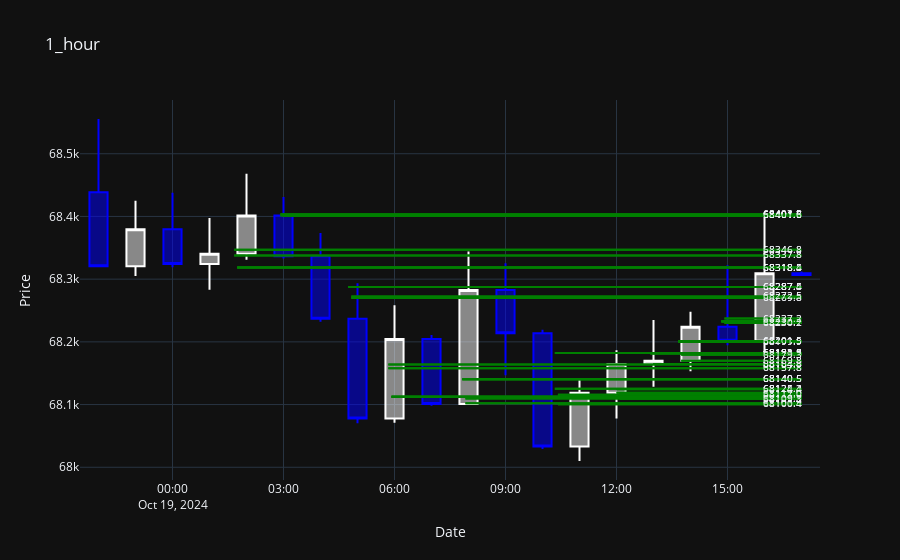

Write notebook code for a chart like this one.
### Code cell


### Figure 1 — Plotly figure (JSON) as saved in the notebook; plotly's stock layout.template omitted (floating-point values rounded to 4 significant figures)
{"data": [{"close": [68320.0, 68380.0, 68320.0, 68340.0, 68400.0, 68340.0, 68240.0, 68080.0, 68200.0, 68100.0, 68280.0, 68210.0, 68030.0, 68120.0, 68160.0, 68170.0, 68220.0, 68200.0, 68310.0, 68310.0], "high": [68560.0, 68420.0, 68440.0, 68400.0, 68470.0, 68430.0, 68370.0, 68290.0, 68260.0, 68210.0, 68340.0, 68330.0, 68220.0, 68140.0, 68190.0, 68230.0, 68250.0, 68320.0, 68400.0, 68310.0], "low": [68320.0, 68300.0, 68320.0, 68280.0, 68330.0, 68330.0, 68230.0, 68070.0, 68070.0, 68100.0, 68100.0, 68150.0, 68030.0, 68010.0, 68080.0, 68130.0, 68150.0, 68190.0, 68180.0, 68310.0], "open": [68440.0, 68320.0, 68380.0, 68320.0, 68340.0, 68400.0, 68340.0, 68240.0, 68080.0, 68200.0, 68100.0, 68280.0, 68210.0, 68030.0, 68120.0, 68160.0, 68170.0, 68220.0, 68200.0, 68310.0], "x": ["2024-10-18T22:00:00", "2024-10-18T23:00:00", "2024-10-19T00:00:00", "2024-10-19T01:00:00", "2024-10-19T02:00:00", "2024-10-19T03:00:00", "2024-10-19T04:00:00", "2024-10-19T05:00:00", "2024-10-19T06:00:00", "2024-10-19T07:00:00", "2024-10-19T08:00:00", "2024-10-19T09:00:00", "2024-10-19T10:00:00", "2024-10-19T11:00:00", "2024-10-19T12:00:00", "2024-10-19T13:00:00", "2024-10-19T14:00:00", "2024-10-19T15:00:00", "2024-10-19T16:00:00", "2024-10-19T17:00:00"], "type": "candlestick", "increasing": {"line": {"color": "white"}}, "decreasing": {"line": {"color": "blue"}}}], "layout": {"xaxis": {"rangeslider": {"visible": false}, "title": {"text": "Date"}}, "title": {"text": "1_hour"}, "yaxis": {"title": {"text": "Price"}}, "shapes": [{"label": {"font": {"size": 10}, "padding": 0, "text": "68346.8", "textposition": "end", "xanchor": "right", "yanchor": "middle"}, "line": {"color": "green"}, "type": "line", "x0": "2024-10-19T01:40:00", "x1": "2024-10-19T17:00:00", "y0": 68350.0, "y1": 68350.0}, {"label": {"font": {"size": 10}, "padding": 0, "text": "68337.8", "textposition": "end", "xanchor": "right", "yanchor": "middle"}, "line": {"color": "green"}, "type": "line", "x0": "2024-10-19T01:40:00", "x1": "2024-10-19T17:00:00", "y0": 68340.0, "y1": 68340.0}, {"label": {"font": {"size": 10}, "padding": 0, "text": "68318.5", "textposition": "end", "xanchor": "right", "yanchor": "middle"}, "line": {"color": "green"}, "type": "line", "x0": "2024-10-19T01:45:00", "x1": "2024-10-19T17:00:00", "y0": 68320.0, "y1": 68320.0}, {"label": {"font": {"size": 10}, "padding": 0, "text": "68318.4", "textposition": "end", "xanchor": "right", "yanchor": "middle"}, "line": {"color": "green"}, "type": "line", "x0": "2024-10-19T01:45:00", "x1": "2024-10-19T17:00:00", "y0": 68320.0, "y1": 68320.0}, {"label": {"font": {"size": 10}, "padding": 0, "text": "68403.5", "textposition": "end", "xanchor": "right", "yanchor": "middle"}, "line": {"color": "green"}, "type": "line", "x0": "2024-10-19T02:55:00", "x1": "2024-10-19T17:00:00", "y0": 68400.0, "y1": 68400.0}, {"label": {"font": {"size": 10}, "padding": 0, "text": "68401.7", "textposition": "end", "xanchor": "right", "yanchor": "middle"}, "line": {"color": "green"}, "type": "line", "x0": "2024-10-19T02:55:00", "x1": "2024-10-19T17:00:00", "y0": 68400.0, "y1": 68400.0}, {"label": {"font": {"size": 10}, "padding": 0, "text": "68401.6", "textposition": "end", "xanchor": "right", "yanchor": "middle"}, "line": {"color": "green"}, "type": "line", "x0": "2024-10-19T03:00:00", "x1": "2024-10-19T17:00:00", "y0": 68400.0, "y1": 68400.0}, {"label": {"font": {"size": 10}, "padding": 0, "text": "68401.6", "textposition": "end", "xanchor": "right", "yanchor": "middle"}, "line": {"color": "green"}, "type": "line", "x0": "2024-10-19T03:00:00", "x1": "2024-10-19T17:00:00", "y0": 68400.0, "y1": 68400.0}, {"label": {"font": {"size": 10}, "padding": 0, "text": "68287.5", "textposition": "end", "xanchor": "right", "yanchor": "middle"}, "line": {"color": "green"}, "type": "line", "x0": "2024-10-19T04:45:00", "x1": "2024-10-19T17:00:00", "y0": 68290.0, "y1": 68290.0}, {"label": {"font": {"size": 10}, "padding": 0, "text": "68287.4", "textposition": "end", "xanchor": "right", "yanchor": "middle"}, "line": {"color": "green"}, "type": "line", "x0": "2024-10-19T04:45:00", "x1": "2024-10-19T17:00:00", "y0": 68290.0, "y1": 68290.0}, {"label": {"font": {"size": 10}, "padding": 0, "text": "68269.8", "textposition": "end", "xanchor": "right", "yanchor": "middle"}, "line": {"color": "green"}, "type": "line", "x0": "2024-10-19T04:50:00", "x1": "2024-10-19T17:00:00", "y0": 68270.0, "y1": 68270.0}, {"label": {"font": {"size": 10}, "padding": 0, "text": "68272.5", "textposition": "end", "xanchor": "right", "yanchor": "middle"}, "line": {"color": "green"}, "type": "line", "x0": "2024-10-19T04:50:00", "x1": "2024-10-19T17:00:00", "y0": 68270.0, "y1": 68270.0}, {"label": {"font": {"size": 10}, "padding": 0, "text": "68157.8", "textposition": "end", "xanchor": "right", "yanchor": "middle"}, "line": {"color": "green"}, "type": "line", "x0": "2024-10-19T05:50:00", "x1": "2024-10-19T17:00:00", "y0": 68160.0, "y1": 68160.0}, {"label": {"font": {"size": 10}, "padding": 0, "text": "68163.7", "textposition": "end", "xanchor": "right", "yanchor": "middle"}, "line": {"color": "green"}, "type": "line", "x0": "2024-10-19T05:50:00", "x1": "2024-10-19T17:00:00", "y0": 68160.0, "y1": 68160.0}, {"label": {"font": {"size": 10}, "padding": 0, "text": "68111.9", "textposition": "end", "xanchor": "right", "yanchor": "middle"}, "line": {"color": "green"}, "type": "line", "x0": "2024-10-19T05:55:00", "x1": "2024-10-19T17:00:00", "y0": 68110.0, "y1": 68110.0}, {"label": {"font": {"size": 10}, "padding": 0, "text": "68112.8", "textposition": "end", "xanchor": "right", "yanchor": "middle"}, "line": {"color": "green"}, "type": "line", "x0": "2024-10-19T05:55:00", "x1": "2024-10-19T17:00:00", "y0": 68110.0, "y1": 68110.0}, {"label": {"font": {"size": 10}, "padding": 0, "text": "68140.5", "textposition": "end", "xanchor": "right", "yanchor": "middle"}, "line": {"color": "green"}, "type": "line", "x0": "2024-10-19T07:50:00", "x1": "2024-10-19T17:00:00", "y0": 68140.0, "y1": 68140.0}, {"label": {"font": {"size": 10}, "padding": 0, "text": "68140.5", "textposition": "end", "xanchor": "right", "yanchor": "middle"}, "line": {"color": "green"}, "type": "line", "x0": "2024-10-19T07:50:00", "x1": "2024-10-19T17:00:00", "y0": 68140.0, "y1": 68140.0}, {"label": {"font": {"size": 10}, "padding": 0, "text": "68109.5", "textposition": "end", "xanchor": "right", "yanchor": "middle"}, "line": {"color": "green"}, "type": "line", "x0": "2024-10-19T07:55:00", "x1": "2024-10-19T17:00:00", "y0": 68110.0, "y1": 68110.0}, {"label": {"font": {"size": 10}, "padding": 0, "text": "68101.9", "textposition": "end", "xanchor": "right", "yanchor": "middle"}, "line": {"color": "green"}, "type": "line", "x0": "2024-10-19T07:55:00", "x1": "2024-10-19T17:00:00", "y0": 68100.0, "y1": 68100.0}, {"label": {"font": {"size": 10}, "padding": 0, "text": "68125.3", "textposition": "end", "xanchor": "right", "yanchor": "middle"}, "line": {"color": "green"}, "type": "line", "x0": "2024-10-19T10:20:00", "x1": "2024-10-19T17:00:00", "y0": 68130.0, "y1": 68130.0}, {"label": {"font": {"size": 10}, "padding": 0, "text": "68182.4", "textposition": "end", "xanchor": "right", "yanchor": "middle"}, "line": {"color": "green"}, "type": "line", "x0": "2024-10-19T10:20:00", "x1": "2024-10-19T17:00:00", "y0": 68180.0, "y1": 68180.0}, {"label": {"font": {"size": 10}, "padding": 0, "text": "68115.6", "textposition": "end", "xanchor": "right", "yanchor": "middle"}, "line": {"color": "green"}, "type": "line", "x0": "2024-10-19T10:25:00", "x1": "2024-10-19T17:00:00", "y0": 68120.0, "y1": 68120.0}, {"label": {"font": {"size": 10}, "padding": 0, "text": "68100.4", "textposition": "end", "xanchor": "right", "yanchor": "middle"}, "line": {"color": "green"}, "type": "line", "x0": "2024-10-19T10:25:00", "x1": "2024-10-19T17:00:00", "y0": 68100.0, "y1": 68100.0}, {"label": {"font": {"size": 10}, "padding": 0, "text": "68119.0", "textposition": "end", "xanchor": "right", "yanchor": "middle"}, "line": {"color": "green"}, "type": "line", "x0": "2024-10-19T12:00:00", "x1": "2024-10-19T17:00:00", "y0": 68120.0, "y1": 68120.0}, {"label": {"font": {"size": 10}, "padding": 0, "text": "68124.4", "textposition": "end", "xanchor": "right", "yanchor": "middle"}, "line": {"color": "green"}, "type": "line", "x0": "2024-10-19T12:00:00", "x1": "2024-10-19T17:00:00", "y0": 68120.0, "y1": 68120.0}, {"label": {"font": {"size": 10}, "padding": 0, "text": "68109.3", "textposition": "end", "xanchor": "right", "yanchor": "middle"}, "line": {"color": "green"}, "type": "line", "x0": "2024-10-19T12:05:00", "x1": "2024-10-19T17:00:00", "y0": 68110.0, "y1": 68110.0}, {"label": {"font": {"size": 10}, "padding": 0, "text": "68117.0", "textposition": "end", "xanchor": "right", "yanchor": "middle"}, "line": {"color": "green"}, "type": "line", "x0": "2024-10-19T12:05:00", "x1": "2024-10-19T17:00:00", "y0": 68120.0, "y1": 68120.0}, {"label": {"font": {"size": 10}, "padding": 0, "text": "68181.8", "textposition": "end", "xanchor": "right", "yanchor": "middle"}, "line": {"color": "green"}, "type": "line", "x0": "2024-10-19T12:55:00", "x1": "2024-10-19T17:00:00", "y0": 68180.0, "y1": 68180.0}, {"label": {"font": {"size": 10}, "padding": 0, "text": "68181.5", "textposition": "end", "xanchor": "right", "yanchor": "middle"}, "line": {"color": "green"}, "type": "line", "x0": "2024-10-19T12:55:00", "x1": "2024-10-19T17:00:00", "y0": 68180.0, "y1": 68180.0}, {"label": {"font": {"size": 10}, "padding": 0, "text": "68164.8", "textposition": "end", "xanchor": "right", "yanchor": "middle"}, "line": {"color": "green"}, "type": "line", "x0": "2024-10-19T13:00:00", "x1": "2024-10-19T17:00:00", "y0": 68160.0, "y1": 68160.0}, {"label": {"font": {"size": 10}, "padding": 0, "text": "68164.8", "textposition": "end", "xanchor": "right", "yanchor": "middle"}, "line": {"color": "green"}, "type": "line", "x0": "2024-10-19T13:00:00", "x1": "2024-10-19T17:00:00", "y0": 68160.0, "y1": 68160.0}, {"label": {"font": {"size": 10}, "padding": 0, "text": "68199.9", "textposition": "end", "xanchor": "right", "yanchor": "middle"}, "line": {"color": "green"}, "type": "line", "x0": "2024-10-19T13:40:00", "x1": "2024-10-19T17:00:00", "y0": 68200.0, "y1": 68200.0}, {"label": {"font": {"size": 10}, "padding": 0, "text": "68201.5", "textposition": "end", "xanchor": "right", "yanchor": "middle"}, "line": {"color": "green"}, "type": "line", "x0": "2024-10-19T13:40:00", "x1": "2024-10-19T17:00:00", "y0": 68200.0, "y1": 68200.0}, {"label": {"font": {"size": 10}, "padding": 0, "text": "68169.8", "textposition": "end", "xanchor": "right", "yanchor": "middle"}, "line": {"color": "green"}, "type": "line", "x0": "2024-10-19T13:45:00", "x1": "2024-10-19T17:00:00", "y0": 68170.0, "y1": 68170.0}, {"label": {"font": {"size": 10}, "padding": 0, "text": "68179.3", "textposition": "end", "xanchor": "right", "yanchor": "middle"}, "line": {"color": "green"}, "type": "line", "x0": "2024-10-19T13:45:00", "x1": "2024-10-19T17:00:00", "y0": 68180.0, "y1": 68180.0}, {"label": {"font": {"size": 10}, "padding": 0, "text": "68232.1", "textposition": "end", "xanchor": "right", "yanchor": "middle"}, "line": {"color": "green"}, "type": "line", "x0": "2024-10-19T14:50:00", "x1": "2024-10-19T17:00:00", "y0": 68230.0, "y1": 68230.0}, {"label": {"font": {"size": 10}, "padding": 0, "text": "68233.2", "textposition": "end", "xanchor": "right", "yanchor": "middle"}, "line": {"color": "green"}, "type": "line", "x0": "2024-10-19T14:50:00", "x1": "2024-10-19T17:00:00", "y0": 68230.0, "y1": 68230.0}, {"label": {"font": {"size": 10}, "padding": 0, "text": "68237.2", "textposition": "end", "xanchor": "right", "yanchor": "middle"}, "line": {"color": "green"}, "type": "line", "x0": "2024-10-19T14:55:00", "x1": "2024-10-19T17:00:00", "y0": 68240.0, "y1": 68240.0}, {"label": {"font": {"size": 10}, "padding": 0, "text": "68230.2", "textposition": "end", "xanchor": "right", "yanchor": "middle"}, "line": {"color": "green"}, "type": "line", "x0": "2024-10-19T14:55:00", "x1": "2024-10-19T17:00:00", "y0": 68230.0, "y1": 68230.0}, {"label": {"font": {"size": 10}, "padding": 0, "text": "68346.8", "textposition": "end", "xanchor": "right", "yanchor": "middle"}, "line": {"color": "green"}, "type": "line", "x0": "2024-10-19T01:40:00", "x1": "2024-10-19T17:00:00", "y0": 68350.0, "y1": 68350.0}, {"label": {"font": {"size": 10}, "padding": 0, "text": "68337.8", "textposition": "end", "xanchor": "right", "yanchor": "middle"}, "line": {"color": "green"}, "type": "line", "x0": "2024-10-19T01:40:00", "x1": "2024-10-19T17:00:00", "y0": 68340.0, "y1": 68340.0}, {"label": {"font": {"size": 10}, "padding": 0, "text": "68318.5", "textposition": "end", "xanchor": "right", "yanchor": "middle"}, "line": {"color": "green"}, "type": "line", "x0": "2024-10-19T01:45:00", "x1": "2024-10-19T17:00:00", "y0": 68320.0, "y1": 68320.0}, {"label": {"font": {"size": 10}, "padding": 0, "text": "68318.4", "textposition": "end", "xanchor": "right", "yanchor": "middle"}, "line": {"color": "green"}, "type": "line", "x0": "2024-10-19T01:45:00", "x1": "2024-10-19T17:00:00", "y0": 68320.0, "y1": 68320.0}, {"label": {"font": {"size": 10}, "padding": 0, "text": "68403.5", "textposition": "end", "xanchor": "right", "yanchor": "middle"}, "line": {"color": "green"}, "type": "line", "x0": "2024-10-19T02:55:00", "x1": "2024-10-19T17:00:00", "y0": 68400.0, "y1": 68400.0}, {"label": {"font": {"size": 10}, "padding": 0, "text": "68401.7", "textposition": "end", "xanchor": "right", "yanchor": "middle"}, "line": {"color": "green"}, "type": "line", "x0": "2024-10-19T02:55:00", "x1": "2024-10-19T17:00:00", "y0": 68400.0, "y1": 68400.0}, {"label": {"font": {"size": 10}, "padding": 0, "text": "68401.6", "textposition": "end", "xanchor": "right", "yanchor": "middle"}, "line": {"color": "green"}, "type": "line", "x0": "2024-10-19T03:00:00", "x1": "2024-10-19T17:00:00", "y0": 68400.0, "y1": 68400.0}, {"label": {"font": {"size": 10}, "padding": 0, "text": "68401.6", "textposition": "end", "xanchor": "right", "yanchor": "middle"}, "line": {"color": "green"}, "type": "line", "x0": "2024-10-19T03:00:00", "x1": "2024-10-19T17:00:00", "y0": 68400.0, "y1": 68400.0}, {"label": {"font": {"size": 10}, "padding": 0, "text": "68287.5", "textposition": "end", "xanchor": "right", "yanchor": "middle"}, "line": {"color": "green"}, "type": "line", "x0": "2024-10-19T04:45:00", "x1": "2024-10-19T17:00:00", "y0": 68290.0, "y1": 68290.0}, {"label": {"font": {"size": 10}, "padding": 0, "text": "68287.4", "textposition": "end", "xanchor": "right", "yanchor": "middle"}, "line": {"color": "green"}, "type": "line", "x0": "2024-10-19T04:45:00", "x1": "2024-10-19T17:00:00", "y0": 68290.0, "y1": 68290.0}, {"label": {"font": {"size": 10}, "padding": 0, "text": "68269.8", "textposition": "end", "xanchor": "right", "yanchor": "middle"}, "line": {"color": "green"}, "type": "line", "x0": "2024-10-19T04:50:00", "x1": "2024-10-19T17:00:00", "y0": 68270.0, "y1": 68270.0}, {"label": {"font": {"size": 10}, "padding": 0, "text": "68272.5", "textposition": "end", "xanchor": "right", "yanchor": "middle"}, "line": {"color": "green"}, "type": "line", "x0": "2024-10-19T04:50:00", "x1": "2024-10-19T17:00:00", "y0": 68270.0, "y1": 68270.0}, {"label": {"font": {"size": 10}, "padding": 0, "text": "68157.8", "textposition": "end", "xanchor": "right", "yanchor": "middle"}, "line": {"color": "green"}, "type": "line", "x0": "2024-10-19T05:50:00", "x1": "2024-10-19T17:00:00", "y0": 68160.0, "y1": 68160.0}, {"label": {"font": {"size": 10}, "padding": 0, "text": "68163.7", "textposition": "end", "xanchor": "right", "yanchor": "middle"}, "line": {"color": "green"}, "type": "line", "x0": "2024-10-19T05:50:00", "x1": "2024-10-19T17:00:00", "y0": 68160.0, "y1": 68160.0}, {"label": {"font": {"size": 10}, "padding": 0, "text": "68111.9", "textposition": "end", "xanchor": "right", "yanchor": "middle"}, "line": {"color": "green"}, "type": "line", "x0": "2024-10-19T05:55:00", "x1": "2024-10-19T17:00:00", "y0": 68110.0, "y1": 68110.0}, {"label": {"font": {"size": 10}, "padding": 0, "text": "68112.8", "textposition": "end", "xanchor": "right", "yanchor": "middle"}, "line": {"color": "green"}, "type": "line", "x0": "2024-10-19T05:55:00", "x1": "2024-10-19T17:00:00", "y0": 68110.0, "y1": 68110.0}, {"label": {"font": {"size": 10}, "padding": 0, "text": "68140.5", "textposition": "end", "xanchor": "right", "yanchor": "middle"}, "line": {"color": "green"}, "type": "line", "x0": "2024-10-19T07:50:00", "x1": "2024-10-19T17:00:00", "y0": 68140.0, "y1": 68140.0}, {"label": {"font": {"size": 10}, "padding": 0, "text": "68140.5", "textposition": "end", "xanchor": "right", "yanchor": "middle"}, "line": {"color": "green"}, "type": "line", "x0": "2024-10-19T07:50:00", "x1": "2024-10-19T17:00:00", "y0": 68140.0, "y1": 68140.0}, {"label": {"font": {"size": 10}, "padding": 0, "text": "68109.5", "textposition": "end", "xanchor": "right", "yanchor": "middle"}, "line": {"color": "green"}, "type": "line", "x0": "2024-10-19T07:55:00", "x1": "2024-10-19T17:00:00", "y0": 68110.0, "y1": 68110.0}, {"label": {"font": {"size": 10}, "padding": 0, "text": "68101.9", "textposition": "end", "xanchor": "right", "yanchor": "middle"}, "line": {"color": "green"}, "type": "line", "x0": "2024-10-19T07:55:00", "x1": "2024-10-19T17:00:00", "y0": 68100.0, "y1": 68100.0}, {"label": {"font": {"size": 10}, "padding": 0, "text": "68125.3", "textposition": "end", "xanchor": "right", "yanchor": "middle"}, "line": {"color": "green"}, "type": "line", "x0": "2024-10-19T10:20:00", "x1": "2024-10-19T17:00:00", "y0": 68130.0, "y1": 68130.0}, {"label": {"font": {"size": 10}, "padding": 0, "text": "68182.4", "textposition": "end", "xanchor": "right", "yanchor": "middle"}, "line": {"color": "green"}, "type": "line", "x0": "2024-10-19T10:20:00", "x1": "2024-10-19T17:00:00", "y0": 68180.0, "y1": 68180.0}, {"label": {"font": {"size": 10}, "padding": 0, "text": "68115.6", "textposition": "end", "xanchor": "right", "yanchor": "middle"}, "line": {"color": "green"}, "type": "line", "x0": "2024-10-19T10:25:00", "x1": "2024-10-19T17:00:00", "y0": 68120.0, "y1": 68120.0}, {"label": {"font": {"size": 10}, "padding": 0, "text": "68100.4", "textposition": "end", "xanchor": "right", "yanchor": "middle"}, "line": {"color": "green"}, "type": "line", "x0": "2024-10-19T10:25:00", "x1": "2024-10-19T17:00:00", "y0": 68100.0, "y1": 68100.0}, {"label": {"font": {"size": 10}, "padding": 0, "text": "68119.0", "textposition": "end", "xanchor": "right", "yanchor": "middle"}, "line": {"color": "green"}, "type": "line", "x0": "2024-10-19T12:00:00", "x1": "2024-10-19T17:00:00", "y0": 68120.0, "y1": 68120.0}, {"label": {"font": {"size": 10}, "padding": 0, "text": "68124.4", "textposition": "end", "xanchor": "right", "yanchor": "middle"}, "line": {"color": "green"}, "type": "line", "x0": "2024-10-19T12:00:00", "x1": "2024-10-19T17:00:00", "y0": 68120.0, "y1": 68120.0}, {"label": {"font": {"size": 10}, "padding": 0, "text": "68109.3", "textposition": "end", "xanchor": "right", "yanchor": "middle"}, "line": {"color": "green"}, "type": "line", "x0": "2024-10-19T12:05:00", "x1": "2024-10-19T17:00:00", "y0": 68110.0, "y1": 68110.0}, {"label": {"font": {"size": 10}, "padding": 0, "text": "68117.0", "textposition": "end", "xanchor": "right", "yanchor": "middle"}, "line": {"color": "green"}, "type": "line", "x0": "2024-10-19T12:05:00", "x1": "2024-10-19T17:00:00", "y0": 68120.0, "y1": 68120.0}, {"label": {"font": {"size": 10}, "padding": 0, "text": "68181.8", "textposition": "end", "xanchor": "right", "yanchor": "middle"}, "line": {"color": "green"}, "type": "line", "x0": "2024-10-19T12:55:00", "x1": "2024-10-19T17:00:00", "y0": 68180.0, "y1": 68180.0}, {"label": {"font": {"size": 10}, "padding": 0, "text": "68181.5", "textposition": "end", "xanchor": "right", "yanchor": "middle"}, "line": {"color": "green"}, "type": "line", "x0": "2024-10-19T12:55:00", "x1": "2024-10-19T17:00:00", "y0": 68180.0, "y1": 68180.0}, {"label": {"font": {"size": 10}, "padding": 0, "text": "68164.8", "textposition": "end", "xanchor": "right", "yanchor": "middle"}, "line": {"color": "green"}, "type": "line", "x0": "2024-10-19T13:00:00", "x1": "2024-10-19T17:00:00", "y0": 68160.0, "y1": 68160.0}, {"label": {"font": {"size": 10}, "padding": 0, "text": "68164.8", "textposition": "end", "xanchor": "right", "yanchor": "middle"}, "line": {"color": "green"}, "type": "line", "x0": "2024-10-19T13:00:00", "x1": "2024-10-19T17:00:00", "y0": 68160.0, "y1": 68160.0}, {"label": {"font": {"size": 10}, "padding": 0, "text": "68199.9", "textposition": "end", "xanchor": "right", "yanchor": "middle"}, "line": {"color": "green"}, "type": "line", "x0": "2024-10-19T13:40:00", "x1": "2024-10-19T17:00:00", "y0": 68200.0, "y1": 68200.0}, {"label": {"font": {"size": 10}, "padding": 0, "text": "68201.5", "textposition": "end", "xanchor": "right", "yanchor": "middle"}, "line": {"color": "green"}, "type": "line", "x0": "2024-10-19T13:40:00", "x1": "2024-10-19T17:00:00", "y0": 68200.0, "y1": 68200.0}, {"label": {"font": {"size": 10}, "padding": 0, "text": "68169.8", "textposition": "end", "xanchor": "right", "yanchor": "middle"}, "line": {"color": "green"}, "type": "line", "x0": "2024-10-19T13:45:00", "x1": "2024-10-19T17:00:00", "y0": 68170.0, "y1": 68170.0}, {"label": {"font": {"size": 10}, "padding": 0, "text": "68179.3", "textposition": "end", "xanchor": "right", "yanchor": "middle"}, "line": {"color": "green"}, "type": "line", "x0": "2024-10-19T13:45:00", "x1": "2024-10-19T17:00:00", "y0": 68180.0, "y1": 68180.0}, {"label": {"font": {"size": 10}, "padding": 0, "text": "68232.1", "textposition": "end", "xanchor": "right", "yanchor": "middle"}, "line": {"color": "green"}, "type": "line", "x0": "2024-10-19T14:50:00", "x1": "2024-10-19T17:00:00", "y0": 68230.0, "y1": 68230.0}, {"label": {"font": {"size": 10}, "padding": 0, "text": "68233.2", "textposition": "end", "xanchor": "right", "yanchor": "middle"}, "line": {"color": "green"}, "type": "line", "x0": "2024-10-19T14:50:00", "x1": "2024-10-19T17:00:00", "y0": 68230.0, "y1": 68230.0}, {"label": {"font": {"size": 10}, "padding": 0, "text": "68237.2", "textposition": "end", "xanchor": "right", "yanchor": "middle"}, "line": {"color": "green"}, "type": "line", "x0": "2024-10-19T14:55:00", "x1": "2024-10-19T17:00:00", "y0": 68240.0, "y1": 68240.0}, {"label": {"font": {"size": 10}, "padding": 0, "text": "68230.2", "textposition": "end", "xanchor": "right", "yanchor": "middle"}, "line": {"color": "green"}, "type": "line", "x0": "2024-10-19T14:55:00", "x1": "2024-10-19T17:00:00", "y0": 68230.0, "y1": 68230.0}]}}
